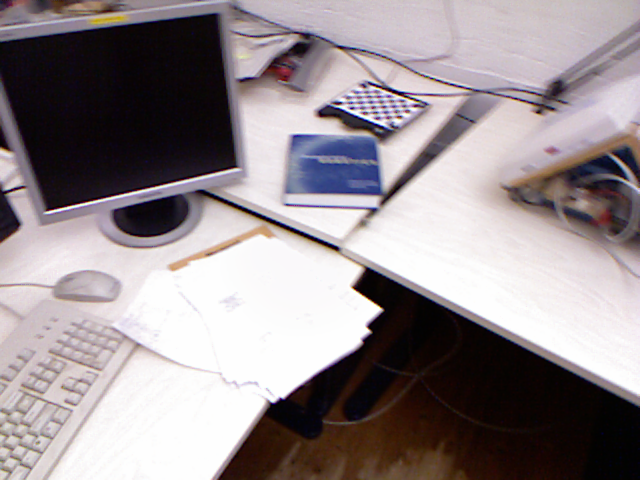
//> input picture homework_11/build/rgb1.ppm, 640 x 480 px
$ ./epipolar   (built with g++ and OpenCV 4)
//> lines starting //> are read from the running program, lines starting //| are printed output that depends on the picture; after the words box and inside, x2 and y2 are one past the last pixel; in counts of white or black regions, pixels touching at a corner belong together
/****************************
 * 题目：现有一个运动着的相机拍摄的连续两张图片，其中特征点匹配部分已经完成。
 * 请根据两帧图像对应的匹配点计算基础矩阵，并利用该矩阵绘制出前10个特征点对应的极线。
 *
* 本程序学习目标：
 * 理解掌握对极约束的原理
 * 熟悉OpenCV编程
 *
 * 公众号：计算机视觉life。发布于公众号旗下知识星球：从零开始学习SLAM
 * 时间：2018.11
****************************/
#include<iostream>
#include <vector>
#include <opencv2/core/core.hpp>
#include <opencv2/highgui/highgui.hpp>
#include <opencv2/features2d/features2d.hpp>
#include <opencv2/calib3d/calib3d.hpp>
#include <opencv2/opencv.hpp>
#include <opencv2/imgproc/imgproc.hpp>
#include <Eigen/Core>
#include <Eigen/Dense>

using namespace std;
using namespace cv;

// [11 lines of commented-out code are left out]
      Point2d pixel2cam( const Point2d &p,Mat &K)
    {

        return Point2d(
                       (p.x-K.at<double>(0,2))/K.at<double>(0,0),
                       (p.y-K.at<double>(1,2))/K.at<double>(1,1)

                      );
    }

int main( int argc, char** argv )
{

    Mat rgb1 = imread( "./rgb1.ppm");
//> rgb1 is the input picture: 480 rows x 640 cols, CV_8UC3; mean B, G, R 143.1, 140, 149
    Mat rgb2 = imread( "./rgb2.ppm");
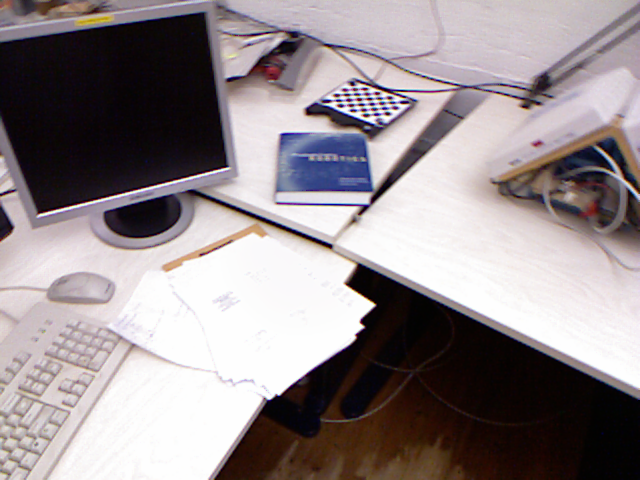
//> input picture homework_11/build/rgb2.ppm, 640 x 480 px
//> rgb2 is the input picture: 480 rows x 640 cols, CV_8UC3; mean B, G, R 141.1, 138.5, 147.6

    // [9 lines of commented-out code are left out]
    vector< KeyPoint > kp1, kp2;
    Mat descriptors_1,descriptors_2;
    Ptr<ORB> orb=ORB::create(500,1.2f,8,31,0,2,ORB::HARRIS_SCORE,31,20);

   //检测 fast角点位置
   // detector->detect( rgb1, kp1 );
   // detector->detect( rgb2, kp2 );
       orb->detect( rgb1, kp1 );
//> kp1 = 500 keypoints; strongest (x, y, size): (376, 308, 111.1), (378, 309, 77.1), (379, 309, 64.3), (358, 287, 111.1)
    orb->detect( rgb2, kp2 );
//> kp2 = 500 keypoints; strongest (x, y, size): (367, 305, 92.6), (369, 305, 111.1), (371, 303, 64.3), (371, 304, 77.1)

    // 计算描述子
    Mat desp1, desp2;
   // descriptor->compute( rgb1, kp1, desp1 );
    //descriptor->compute( rgb2, kp2, desp2 );
     orb->compute( rgb1, kp1, desp1 );
    orb->compute( rgb2, kp2, desp2 );

    // 匹配描述子
    vector< DMatch > matches;
    BFMatcher matcher;
    matcher.match( desp1, desp2, matches );
//> matches = 500 matches
    cout<<"Find total "<<matches.size()<<" matches."<<endl;
//| Find total 500 matches.

    // 筛选匹配对
    vector< DMatch > goodMatches;
    double minDis = 9999;
    for ( size_t i=0; i<matches.size(); i++ )
    {
        if ( matches[i].distance < minDis )
            minDis = matches[i].distance;
    }
//> this loop made 500 passes
//> minDis on passes 1, 2, 4, 11, 22, 33, 38, 54, 122, 123: 366.6, 308.4, 286.8, 236.9, 210, 193.9, 188.4, 186.1, 131.2, 12.85
//> after the loop, minDis = 12.85

    for ( size_t i=0; i<matches.size(); i++ )
    {
        if (matches[i].distance < 10*minDis)
            goodMatches.push_back( matches[i] );
    }


    vector< Point2f > pts1, pts2;
    for (size_t i=0; i<goodMatches.size(); i++)
    {
        pts1.push_back(kp1[goodMatches[i].queryIdx].pt);
        pts2.push_back(kp2[goodMatches[i].trainIdx].pt);
    }
//> this loop made 17 passes

    // 请先计算基础矩阵并据此绘制出前10个匹配点对应的对极线，可以调用opencv函数
    // ----------- 开始你的代码 --------------//
    //计算基础矩阵
    Mat fundamental_matrix_8;
    fundamental_matrix_8=findFundamentalMat(pts1,pts2,CV_FM_8POINT);
//> fundamental_matrix_8 = [[3.15e-06, -2.56e-05, 0.0216], [3.48e-05, 6.17e-06, 0.0409], [-0.0239, -0.0468, 1]]
    cout<<"fundamental_matrix_8= "<<fundamental_matrix_8<<endl;
//| fundamental_matrix_8= [3.145272275289729e-06, -2.558281206135278e-05, 0.02157699868476924;
//|  3.484869637917321e-05, 6.165976493897133e-06, 0.04094660224851225;
//|  -0.0239453534038567, -0.04682743904048034, 1]

    Mat fundamental_matrix_7;
    fundamental_matrix_7=findFundamentalMat(pts1,pts2,CV_FM_7POINT);
//> fundamental_matrix_7 = [[-4.52e-06, 0.000501, -0.0249], [-0.000469, 1.12e-05, 0.268], [0.0251, -0.28, 1]]
    cout<<"fundamental_matrix_7= "<<fundamental_matrix_7<<endl;
//| fundamental_matrix_7= [-4.524930128429085e-06, 0.0005005056734359939, -0.02488810232773413;
//|  -0.0004692176719846101, 1.123115372677267e-05, 0.2682043435590393;
//|  0.02511466311925014, -0.2802730678932936, 0.9999999999999999]

    vector<uchar> inliers(pts1.size(),0);//匹配状态（内点或者外点）
    Mat fundamental_ransac=findFundamentalMat(pts1,pts2,inliers,FM_RANSAC,1.0,0.99);
//> inliers = 17 values, max 1 at index 0, min 0 at index 8, mean 0.882; fundamental_ransac = [[4.84e-06, -0.000195, 0.0368], [0.0002, 5.08e-06, -0.0447], [-0.0398, 0.0397, 1]]
     cout<<"fundamental_ransac= "<<fundamental_ransac<<endl;
//| fundamental_ransac= [4.842684470854129e-06, -0.0001949871494607225, 0.03677470410397266;
//|  0.000199531837697938, 5.082692596175852e-06, -0.04470059958071752;
//|  -0.03977064560528797, 0.03974985558752461, 1]


   //计算对应点的外极线epilines是一个三元组(a,b,c)，表示点在另一视图中对应的外极线ax+by+c=0;
    std::vector<cv::Vec<float, 3>> epilines1, epilines2;
    //std::vector<cv::Point2f> points1,points2;//这肯定不行啊，是空的啊
	cv::computeCorrespondEpilines(pts1, 1, fundamental_matrix_8, epilines1);
//> epilines1 = 17 items, first 12: [0.29, 0.96, -330.4], [0.3, 0.95, -305.9], [0.3, 0.95, -303.5], [0.35, 0.94, -206.9], [0.35, 0.94, -211.1], [0.22, 0.97, -447.2], [0.22, 0.97, -448.3], [0.32, 0.95, -267.5], [0.23, 0.97, -446.1], [0.32, 0.95, -267.4], [0.3, 0.95, -308.8], [0.29, 0.96, -328.7]
    cv::computeCorrespondEpilines(pts2, 2,  fundamental_matrix_8, epilines2);
//> epilines2 = 17 items, first 12: [-0.26, -0.97, 327.3], [-0.27, -0.96, 302.4], [-0.28, -0.96, 300.3], [-0.34, -0.94, 208], [-0.33, -0.94, 212.3], [-0.18, -0.98, 443.2], [-0.18, -0.98, 443.2], [-0.3, -0.95, 266.2], [-0.18, -0.98, 442.1], [-0.3, -0.95, 266.7], [-0.27, -0.96, 306.7], [-0.26, -0.97, 325.9]

	 cv::RNG& rng = theRNG();
	 for (int i = 0; i < 10; i++)
	{
		Scalar color = Scalar(rng(256), rng(256), rng(256));//随机产生颜色
		circle(rgb2, pts2[i], 5, color);//在视图2中把关键点用圆圈画出来，然后再绘制在对应点处的外极线
		line(rgb2, Point(0, -epilines1[i][2] / epilines1[i][1]), Point(rgb2.cols, -(epilines1[i][2] + epilines1[i][0] * rgb2.cols) / epilines1[i][1]), color);
        //绘制外极线的时候，选择两个点，一个是x=0处的点，一个是x为图片宽度处cols
		 circle(rgb1, pts1[i], 4, color);
		 line(rgb1, cv::Point(0, -epilines2[i][2] / epilines2[i][1]), cv::Point(rgb1.cols, -(epilines2[i][2] + epilines2[i][0] * rgb1.cols) / epilines2[i][1]), color);

 	}
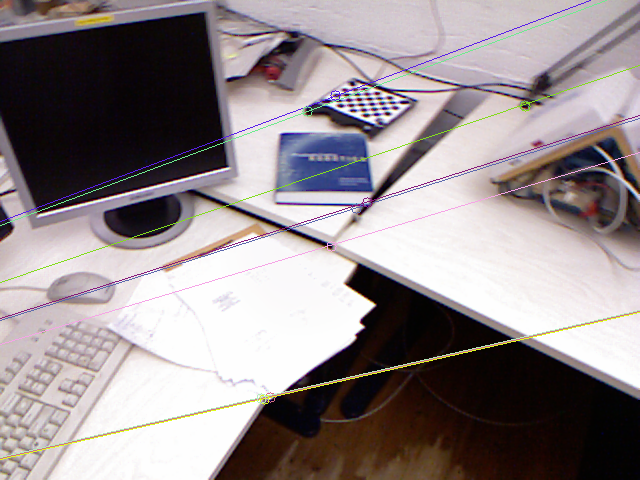
//> rgb2: 480 rows x 640 cols, CV_8UC3; 1.92% of pixels changed, all inside (x1, y1, x2, y2) = (0, 0, 640, 460)
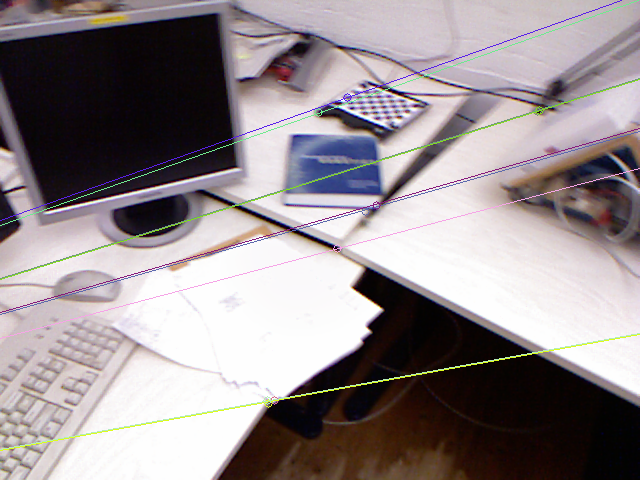
//> rgb1: 480 rows x 640 cols, CV_8UC3; 1.92% of pixels changed, all inside (x1, y1, x2, y2) = (0, 0, 640, 451)

     //计算本质矩阵E

     Point2d principal_point(325.1,249.7);//光心
     int focal_length=521;//焦距
     Mat essential_matrix;
     essential_matrix=findEssentialMat(pts1,pts2,focal_length,principal_point,RANSAC);//这个函数紧紧在opencv3.0以上可以用
//> essential_matrix = [[0.0084, -0.675, -0.177], [0.673, 0.0106, -0.124], [0.177, 0.117, -0.00295]]
     Mat E_mat=findEssentialMat(pts1,pts2,1,Point2d(0,0),RANSAC,0.999,1.f);
//> E_mat = [[1.09e-05, -0.00152, 0.142], [0.00148, 7.19e-06, -0.693], [-0.144, 0.692, 1.15e-05]]
     cout<<"essential_matrix= "<<essential_matrix<<endl;
//| essential_matrix= [0.008396313649078335, -0.6749405557782852, -0.1768566953702745;
//|  0.6726306837951908, 0.01058075950702732, -0.1242674886819901;
//|  0.1770161482683382, 0.1173740229233128, -0.002946418621208975]
     cout<<"E_mat= "<<E_mat<<endl;
//| E_mat= [1.086869816118269e-05, -0.001518983881700954, 0.1424819659076499;
//|  0.001481434026759991, 7.192234769747251e-06, -0.6926013948575839;
//|  -0.1439908959925329, 0.692289185848119, 1.152262625223426e-05]

     //计算单应矩阵H
     Mat homography_matrix;
     homography_matrix=findHomography(pts1,pts2,RANSAC,3,noArray(),2000,0.99);
//> homography_matrix = [[1.2, 0.0655, -54.75], [0.0091, 1.12, -7.74], [0.000236, 0.000119, 1]]
     cout<<"homography_matrix= "<<homography_matrix<<endl;
//| homography_matrix= [1.198538657472507, 0.06554066299680229, -54.75396862271041;
//|  0.009096362688316364, 1.117027383435301, -7.738836136648324;
//|  0.0002364650370089544, 0.0001193494027574328, 1]

     //从本质矩阵中恢复旋转矩阵和平移矩阵
     //Eigen::Vector3d t;
     //Eigen::Matrix3d R;//类型不对不能带入recoverPose中
     Mat R,t;
     recoverPose(essential_matrix,pts1,pts2,R,t,focal_length,principal_point);//3.0
//> R = [[1, 0.0162, -0.0145], [-0.0163, 1, -0.00304], [0.0145, 0.00327, 1]]; t = [-0.162, 0.253, -0.954]
     cout<<"R= "<<R<<endl;
//| R= [0.9997625555746609, 0.01624327126999348, -0.0145254469560232;
//|  -0.01628899615419929, 0.9998627187823548, -0.003035159542190524;
//|  0.01447415196518675, 0.00327104381008203, 0.9998898935369238]
     cout<<"t= "<<t<<endl;
//| t= [-0.1619040295082994;
//|  0.2530359737355145;
//|  -0.9538133366779349]

    Mat t_x=(Mat_<double>(3,3)<<0,-t.at<double>(2,0),t.at<double>(1,0),t.at<double>(2,0),0,-t.at<double>(0,0),-t.at<double>(1,0),t.at<double>(0,0),0);
//> t_x = [[0, 0.954, 0.253], [-0.954, 0, 0.162], [-0.253, -0.162, 0]]


    /////////从基础矩阵中恢复旋转矩阵和平移矩阵
     Mat R0,t0,R1,t1,R2,t2;
     recoverPose(fundamental_matrix_8,pts1,pts2,R0,t0,focal_length,principal_point);//3.0
//> R0 = [[0.808, -0.375, -0.454], [-0.363, 0.29, -0.886], [0.464, 0.88, 0.0984]]; t0 = [0.89, -0.456, -0.000546]
     recoverPose(fundamental_matrix_7,pts1,pts2,R1,t1,focal_length,principal_point);//3.0
//> R1 = [[0.996, 0.0523, 0.076], [0.0411, 0.487, -0.873], [-0.0826, 0.872, 0.482]]; t1 = [-0.996, -0.0858, -0.00178]
     recoverPose(fundamental_ransac,pts1,pts2,R2,t2,focal_length,principal_point);//3.0
//> R2 = [[0.599, 0.431, -0.674], [0.451, 0.514, 0.73], [0.661, -0.742, 0.113]]; t2 = [-0.732, -0.681, -0.00351]
     //cout<<"R0= "<<R0<<endl;
     //cout<<"t0= "<<t0<<endl;

     //验证E=t^R
    Mat t_x0=(Mat_<double>(3,3)<<0,-t0.at<double>(2,0),t0.at<double>(1,0),t0.at<double>(2,0),0,-t0.at<double>(0,0),-t0.at<double>(1,0),t0.at<double>(0,0),0);
//> t_x0 = [[0, 0.000546, -0.456], [-0.000546, 0, -0.89], [0.456, 0.89, 0]]
    //cout<<"t^R= "<<t_x*R<<endl;
    Mat t_x1=(Mat_<double>(3,3)<<0,-t1.at<double>(2,0),t1.at<double>(1,0),t1.at<double>(2,0),0,-t1.at<double>(0,0),-t1.at<double>(1,0),t1.at<double>(0,0),0);
//> t_x1 = [[0, 0.00178, -0.0858], [-0.00178, 0, 0.996], [0.0858, -0.996, 0]]
    Mat t_x2=(Mat_<double>(3,3)<<0,-t2.at<double>(2,0),t2.at<double>(1,0),t2.at<double>(2,0),0,-t2.at<double>(0,0),-t2.at<double>(1,0),t2.at<double>(0,0),0);
//> t_x2 = [[0, 0.00351, -0.681], [-0.00351, 0, 0.732], [0.681, -0.732, 0]]


     //验证对极约束
     Mat K=(Mat_<double>(3,3)<<520.9,0,325.1,0,521.0,249.7,0,0,1);
     for(DMatch m:goodMatches)
     {

        // 将像素坐标转换至相机坐标
        Point2d pt1=pixel2cam(kp1[m.queryIdx].pt,K);
        Mat x1=(Mat_<double>(3,1)<<pt1.x,pt1.y,1);
        Point2d pt2=pixel2cam(kp2[m.trainIdx].pt,K);
        Mat x2=(Mat_<double>(3,1)<<pt2.x,pt2.y,1);
        Mat d=x2.t()*t_x0*R0*x1;
        cout<<"epipolar constraint0= "<<d<<endl;
     }
//> this loop made 17 passes
//> (x1, x2, d) on passes 1 to 12: ([0.0232, -0.0025, 1], [0.0113, -0.0071, 1], [-0.994]), ([0.0762, -0.0739, 1], [0.0601, -0.0808, 1], [-0.995]), ([0.0969, -0.0854, 1], [0.0808, -0.0923, 1], [-0.995]), ([0.0417, -0.293, 1], [0.0186, -0.297, 1], [-1.05]), ([-0.0132, -0.264, 1], [-0.0353, -0.266, 1], [-1.05]), ([-0.0989, 0.289, 1], [-0.107, 0.284, 1], [-1.04]), ([-0.11, 0.294, 1], [-0.118, 0.286, 1], [-1.04]), ([0.408, -0.267, 1], [0.381, -0.277, 1], [-0.996]), ([-0.111, 0.289, 1], [-0.123, 0.285, 1], [-1.03]), ([0.411, -0.268, 1], [0.383, -0.276, 1], [-0.996]), ([0.0845, -0.0693, 1], [0.0685, -0.0733, 1], [-0.995]), ([0.0208, -0.00565, 1], [0.00884, -0.00963, 1], [-0.994])
//| epipolar constraint0= [-0.9941956958721871]
//| epipolar constraint0= [-0.9951323761298287]
//| epipolar constraint0= [-0.9951788295130972]
//| epipolar constraint0= [-1.054729814098612]
//| epipolar constraint0= [-1.054222580874099]
//| epipolar constraint0= [-1.036813486948081]
//| epipolar constraint0= [-1.035803220820046]
//| epipolar constraint0= [-0.9963984830697513]
//> (output is shown up to pass 8 of 17)

    cout<<endl;

     for(DMatch m:goodMatches)
     {

        // 将像素坐标转换至相机坐标
        Point2d pt1=pixel2cam(kp1[m.queryIdx].pt,K);
        Mat x1=(Mat_<double>(3,1)<<pt1.x,pt1.y,1);
        Point2d pt2=pixel2cam(kp2[m.trainIdx].pt,K);
        Mat x2=(Mat_<double>(3,1)<<pt2.x,pt2.y,1);
        Mat d=x2.t()*t_x1*R1*x1;
        cout<<"epipolar constraint1= "<<d<<endl;
     }
//> this loop made 17 passes
//> (x1, x2, d) on passes 1 to 12: ([0.0232, -0.0025, 1], [0.0113, -0.0071, 1], [0.874]), ([0.0762, -0.0739, 1], [0.0601, -0.0808, 1], [0.879]), ([0.0969, -0.0854, 1], [0.0808, -0.0923, 1], [0.882]), ([0.0417, -0.293, 1], [0.0186, -0.297, 1], [0.952]), ([-0.0132, -0.264, 1], [-0.0353, -0.266, 1], [0.936]), ([-0.0989, 0.289, 1], [-0.107, 0.284, 1], [0.949]), ([-0.11, 0.294, 1], [-0.118, 0.286, 1], [0.951]), ([0.408, -0.267, 1], [0.381, -0.277, 1], [0.955]), ([-0.111, 0.289, 1], [-0.123, 0.285, 1], [0.951]), ([0.411, -0.268, 1], [0.383, -0.276, 1], [0.957]), ([0.0845, -0.0693, 1], [0.0685, -0.0733, 1], [0.88]), ([0.0208, -0.00565, 1], [0.00884, -0.00963, 1], [0.875])
//| epipolar constraint1= [0.8743085952300063]
//| epipolar constraint1= [0.8794888966481732]
//| epipolar constraint1= [0.8816227286508793]
//| epipolar constraint1= [0.9517926536100455]
//| epipolar constraint1= [0.9355614457094136]
//| epipolar constraint1= [0.9494356624346861]
//| epipolar constraint1= [0.9510338584349111]
//| epipolar constraint1= [0.9552660629242933]
//> (output is shown up to pass 8 of 17)
    cout<<endl;

     for(DMatch m:goodMatches)
     {

        // 将像素坐标转换至相机坐标
        Point2d pt1=pixel2cam(kp1[m.queryIdx].pt,K);
        Mat x1=(Mat_<double>(3,1)<<pt1.x,pt1.y,1);
        Point2d pt2=pixel2cam(kp2[m.trainIdx].pt,K);
        Mat x2=(Mat_<double>(3,1)<<pt2.x,pt2.y,1);
        Mat d=x2.t()*t_x2*R2*x1;
        cout<<"epipolar constraint2= "<<d<<endl;
     }
//> this loop made 17 passes
//> (x1, x2, d) on passes 1 to 12: ([0.0232, -0.0025, 1], [0.0113, -0.0071, 1], [-0.993]), ([0.0762, -0.0739, 1], [0.0601, -0.0808, 1], [-1]), ([0.0969, -0.0854, 1], [0.0808, -0.0923, 1], [-1.01]), ([0.0417, -0.293, 1], [0.0186, -0.297, 1], [-1.05]), ([-0.0132, -0.264, 1], [-0.0353, -0.266, 1], [-1.02]), ([-0.0989, 0.289, 1], [-0.107, 0.284, 1], [-1.07]), ([-0.11, 0.294, 1], [-0.118, 0.286, 1], [-1.08]), ([0.408, -0.267, 1], [0.381, -0.277, 1], [-1.21]), ([-0.111, 0.289, 1], [-0.123, 0.285, 1], [-1.08]), ([0.411, -0.268, 1], [0.383, -0.276, 1], [-1.21]), ([0.0845, -0.0693, 1], [0.0685, -0.0733, 1], [-1]), ([0.0208, -0.00565, 1], [0.00884, -0.00963, 1], [-0.993])
//| epipolar constraint2= [-0.993226866618207]
//| epipolar constraint2= [-1.003449551610441]
//| epipolar constraint2= [-1.008515353300807]
//| epipolar constraint2= [-1.049411962165308]
//| epipolar constraint2= [-1.024997866368211]
//| epipolar constraint2= [-1.071475157164564]
//| epipolar constraint2= [-1.077447504888946]
//| epipolar constraint2= [-1.207852636269227]
//> (output is shown up to pass 8 of 17)
      cout<<endl;
       for(DMatch m:goodMatches)
     {

        // 将像素坐标转换至相机坐标
        Point2d pt1=pixel2cam(kp1[m.queryIdx].pt,K);
        Mat x1=(Mat_<double>(3,1)<<pt1.x,pt1.y,1);
        Point2d pt2=pixel2cam(kp2[m.trainIdx].pt,K);
        Mat x2=(Mat_<double>(3,1)<<pt2.x,pt2.y,1);
        Mat d=x2.t()*t_x*R*x1;
        cout<<"epipolar constraint= "<<d<<endl;
     }
//> this loop made 17 passes
//> (x1, x2, d) on passes 1 to 12: ([0.0232, -0.0025, 1], [0.0113, -0.0071, 1], [0.000477]), ([0.0762, -0.0739, 1], [0.0601, -0.0808, 1], [-0.000342]), ([0.0969, -0.0854, 1], [0.0808, -0.0923, 1], [-0.000221]), ([0.0417, -0.293, 1], [0.0186, -0.297, 1], [1.52e-07]), ([-0.0132, -0.264, 1], [-0.0353, -0.266, 1], [6.82e-05]), ([-0.0989, 0.289, 1], [-0.107, 0.284, 1], [-9.43e-07]), ([-0.11, 0.294, 1], [-0.118, 0.286, 1], [-0.000876]), ([0.408, -0.267, 1], [0.381, -0.277, 1], [0.000401]), ([-0.111, 0.289, 1], [-0.123, 0.285, 1], [-0.00189]), ([0.411, -0.268, 1], [0.383, -0.276, 1], [-1.75e-07]), ([0.0845, -0.0693, 1], [0.0685, -0.0733, 1], [-5.35e-07]), ([0.0208, -0.00565, 1], [0.00884, -0.00963, 1], [0.00056])
//| epipolar constraint= [0.0004773304780831197]
//| epipolar constraint= [-0.0003421029943043701]
//| epipolar constraint= [-0.0002214640281329311]
//| epipolar constraint= [1.515117894618223e-07]
//| epipolar constraint= [6.824455929849843e-05]
//| epipolar constraint= [-9.430234063217968e-07]
//| epipolar constraint= [-0.0008763239883297358]
//| epipolar constraint= [0.0004008533253604604]
//> (output is shown up to pass 8 of 17)


    // ----------- 结束你的代码 --------------//
    imshow("epiline1", rgb2);
    imshow("epiline2", rgb1);
    waitKey(0);
    return 0;
}
